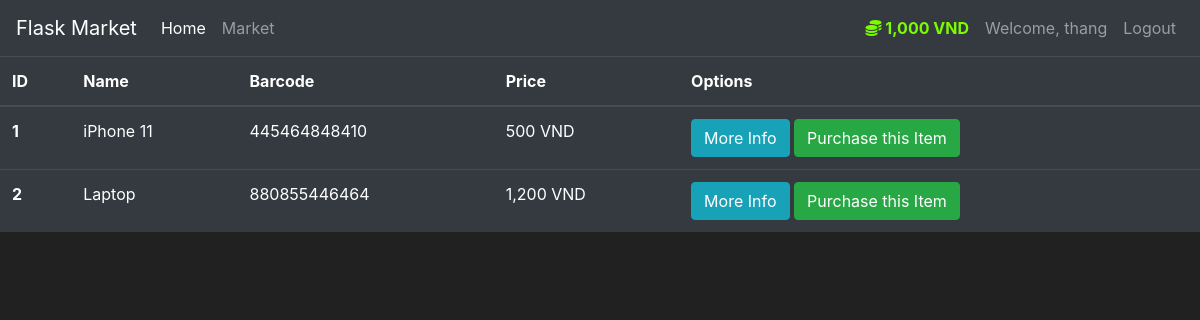
The app's page /market (signed in) with its own data.
### market/models.py (models this page shows, shortened)
class User(db.Model, UserMixin):
    id = db.Column(db.Integer, primary_key=True)
    username = db.Column(db.String(30), nullable=False, unique=True)
    email_address = db.Column(db.String(50), nullable=False, unique=True)
    password_hash = db.Column(db.String(60), nullable=False)
    budget = db.Column(db.Integer, nullable=False, default=1000)
    items = db.relationship('Item', backref='owned_user', lazy=True)
    @property
    def password(self):
        return self.password

class Item(db.Model):
    id = db.Column(db.Integer, primary_key=True)
    name = db.Column(db.String(30), nullable=False)
    barcode = db.Column(db.String(12), nullable=False, unique=True)
    price = db.Column(db.Integer, nullable=False)
    description = db.Column(db.String(1024), nullable=False)
    owner = db.Column(db.Integer, db.ForeignKey('user.id'))

### market/routes.py (the view)
@app.route("/market")
@login_required
def market_page():
    items = Item.query.all()
    return render_template('market.html', items=items)

### market/models.py (called while the page is built)
@login_manager.user_loader
def load_user(user_id):
    return User.query.get(int(user_id))

### market/templates/market.html (shortened to what this page needs)
{% extends "base.html" %}
{% block content %}
<table class="table table-hover table-dark">
    <thead>
      <tr>
        <th scope="col">ID</th>
        <th scope="col">Name</th>
        <th scope="col">Barcode</th>
        <th scope="col">Price</th>
        <th scope="col">Options</th>
      </tr>
    </thead>
    <tbody>
        {% for item in items %}
            <tr>
                <th scope="row">{{ item.id }}</th>
                <td>{{ item.name }}</td>
                <td>{{ item.barcode }}</td>
                <td>{{ "{:,} VND".format(item.price) }}</td>
                <td>
                    <button class="btn btn-outline btn-info">More Info</button>
                    <button class="btn btn-outline btn-success">Purchase this Item</button>
                </td>
            </tr>
        {% endfor %}
    </tbody>
  </table>
{% endblock content %}

### market/templates/base.html (shortened to what this page needs)
<!doctype html>
<html lang="en">
  <head>
    <link rel="stylesheet" href="https://cdn.jsdelivr.net/npm/bootstrap@4.5.3/dist/css/bootstrap.min.css">
    <link rel="stylesheet" href="https://cdnjs.cloudflare.com/ajax/libs/font-awesome/6.4.2/css/all.min.css">
  </head>
  <body>
    <nav class="navbar navbar-expand-md navbar-dark bg-dark">
      <a class="navbar-brand" href={{ url_for('home_page') }}>Flask Market</a>
      <div class="collapse navbar-collapse" id="navbarNav">
        <ul class="navbar-nav mr-auto">
            <li class="nav-item active">
                <a class="nav-link" href={{ url_for('home_page') }}>Home <span class="sr-only">(current)</span></a>
            </li>
            <li class="nav-item">
                <a class="nav-link" href={{ url_for('market_page') }}>Market</a>
            </li>
        </ul>
        {% if current_user.is_authenticated %}
          <ul class="navbar-nav">
              <li class="nav-item">
                  <a class="nav-link" style="color: lawngreen; font-weight: bold">
                    <i class="fa-solid fa-coins"></i>
                    {{ "{:,} VND".format(current_user.budget) }}
                  </a>
              </li>
              <li class="nav-item">
                  <a class="nav-link">Welcome, {{ current_user.username }}</a>
              </li>
              <li class="nav-item">
                  <a class="nav-link" href={{ url_for('logout_page') }}>Logout</a>
              </li>
          </ul>
        {% endif %}
      </div>
    </nav>
    {% block content %}
    {% endblock content %}
  </body>
</html>

### market/templates/base.html (style rules this page uses)
body { background-color: #212121; color: white; }

### records on screen
User: budget "1,000 VND", username "thang"
Item: id "1", name "iPhone 11", barcode "445464848410", price "500 VND"
Item: id "2", name "Laptop", barcode "880855446464", price "1,200 VND"
